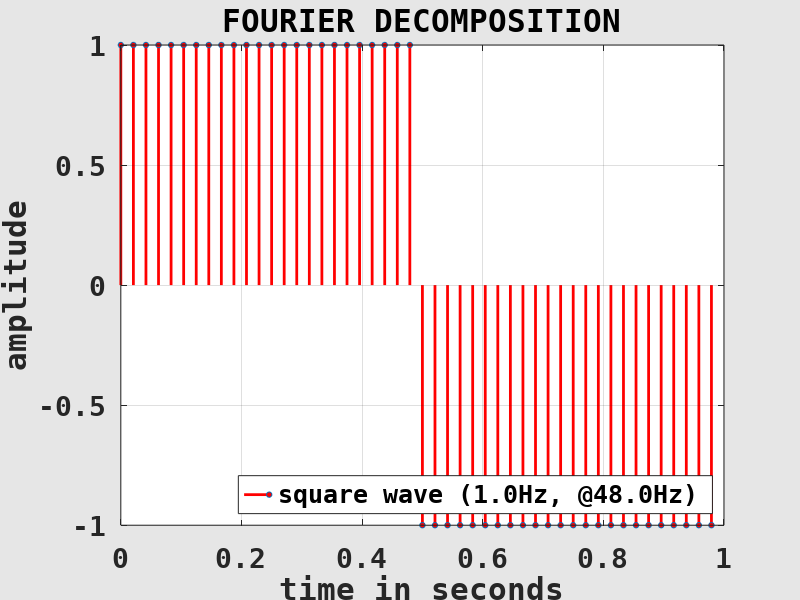
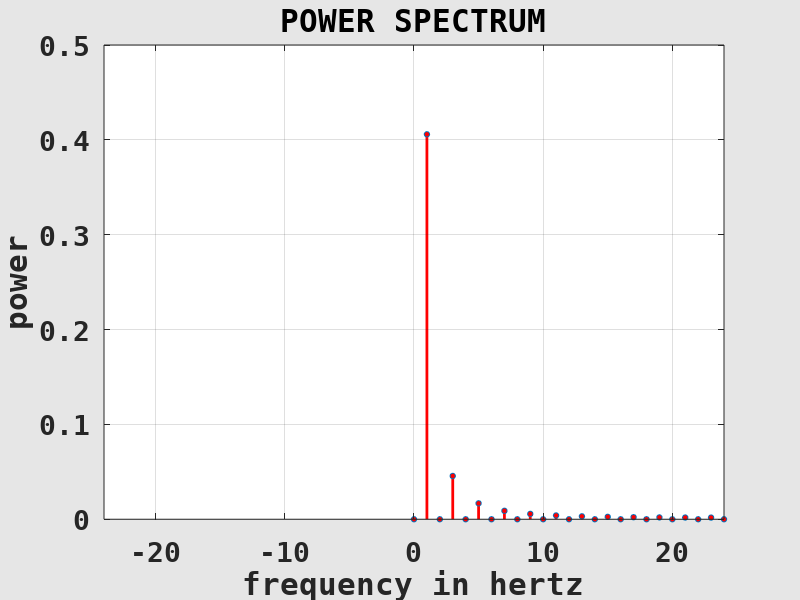

Source code (MATLAB) for these figures, in order:
clearvars( '-except', '-regexp', '^fig\d*$' );

	% -----------------------------------------------------------------------
	% a discrete test signal (square wave with frequency f and length L)
	% -----------------------------------------------------------------------
f = 1;
L = 1;

fS = 48; % sampling rate, EXERCISE!
N = floor( L * fS );

ti = (0:N-1) / fS; % quantized time values
xi = 2*(2*floor( f * ti ) - floor( 2*f * ti ) + 1) - 1; % quantized square wave

	% -----------------------------------------------------------------------
	% Fourier transform the test signal
	% -----------------------------------------------------------------------
fNy = fS / 2; % Nyquist frequency

Xk = fft( xi ) / N; % complex Fourier coefficients

fk = (0:N-1) / N * fS; % frequency values
fk(fk > fNy) = fk(fk > fNy) - fS; % imply negative frequencies

	% -----------------------------------------------------------------------
	% compute the power spectral density (aka power spectrum)
	% -----------------------------------------------------------------------
Pk = abs( Xk );

Pk = abs( Xk ) .^ 2;

Pk(fk < 0) = []; % remove negative frequency components
fk(fk < 0) = [];

	% -----------------------------------------------------------------------
	% plot Fourier decomposition
	% THIS PART IS NOT IMPORTANT FOR FOLLOWING THE LECTURE!
	% -----------------------------------------------------------------------
if exist( 'fig1', 'var' ) ~= 1 || ~ishandle( fig1 ) % prepare figure window
	fig1 = figure( ...
		'Color', [0.9, 0.9, 0.9], 'InvertHardcopy', 'off', ...
		'PaperPosition', [0, 0, 8, 6], ...
		'defaultAxesFontName', 'DejaVu Sans Mono', 'defaultAxesFontSize', 20, 'defaultAxesFontWeight', 'bold', ...
		'defaultAxesNextPlot', 'add', ...
		'defaultAxesBox', 'on', 'defaultAxesLayer', 'top', ...
		'defaultAxesXGrid', 'on', 'defaultAxesYGrid', 'on' );
end

figure( fig1 ); % set and clear current figure
clf( fig1 );

set( fig1, 'Name', 'FOURIER DECOMPOSITION' ); % set labels
title( get( fig1, 'Name' ) );

xlabel( 'time in seconds' );
ylabel( 'amplitude' );

xlim( [0, L] ); % set axes

stem( ti, xi, ... % plot discrete signal
	'Color', 'red', 'LineWidth', 2, 'MarkerSize', 4, 'MarkerFaceColor', 'red', ...
	'ShowBaseLine', 'off' );

legend( {sprintf( 'square wave (%.1fHz, @%.1fHz)', f, fS )}, ...
	'Location', 'southeast' );

	% -----------------------------------------------------------------------
	% plot power spectrum
	% THIS PART IS NOT IMPORTANT FOR FOLLOWING THE LECTURE!
	% -----------------------------------------------------------------------
if exist( 'fig2', 'var' ) ~= 1 || ~ishandle( fig2 ) % prepare figure window
	fig2 = figure( ...
		'Color', [0.9, 0.9, 0.9], 'InvertHardcopy', 'off', ...
		'PaperPosition', [0, 0, 8, 6], ...
		'defaultAxesFontName', 'DejaVu Sans Mono', 'defaultAxesFontSize', 20, 'defaultAxesFontWeight', 'bold', ...
		'defaultAxesNextPlot', 'add', ...
		'defaultAxesBox', 'on', 'defaultAxesLayer', 'top', ...
		'defaultAxesXGrid', 'on', 'defaultAxesYGrid', 'on' );
end

figure( fig2 ); % set and clear current figure
clf( fig2 );

set( fig2, 'Name', 'POWER SPECTRUM' ); % set labels
title( get( fig2, 'Name' ) );

xlabel( 'frequency in hertz' );
ylabel( 'power' );

xlim( [-fS, fS] / 2 ); % set axes

stem( fk, Pk, ... % plot power spectrum
	'Color', 'red', 'LineWidth', 2, 'MarkerSize', 4, 'MarkerFaceColor', 'red', ...
	'ShowBaseLine', 'off' );

	% DEBUG
pow1 = mean( xi .* xi )
pow2 = sum( Pk )

	% -----------------------------------------------------------------------
	% write plot images
	% THIS PART IS NOT IMPORTANT FOR FOLLOWING THE LECTURE!
	% -----------------------------------------------------------------------
print( fig1, 'fdomain_decomp', '-depsc2' );
print( fig2, 'fdomain_powspec', '-depsc2' );

